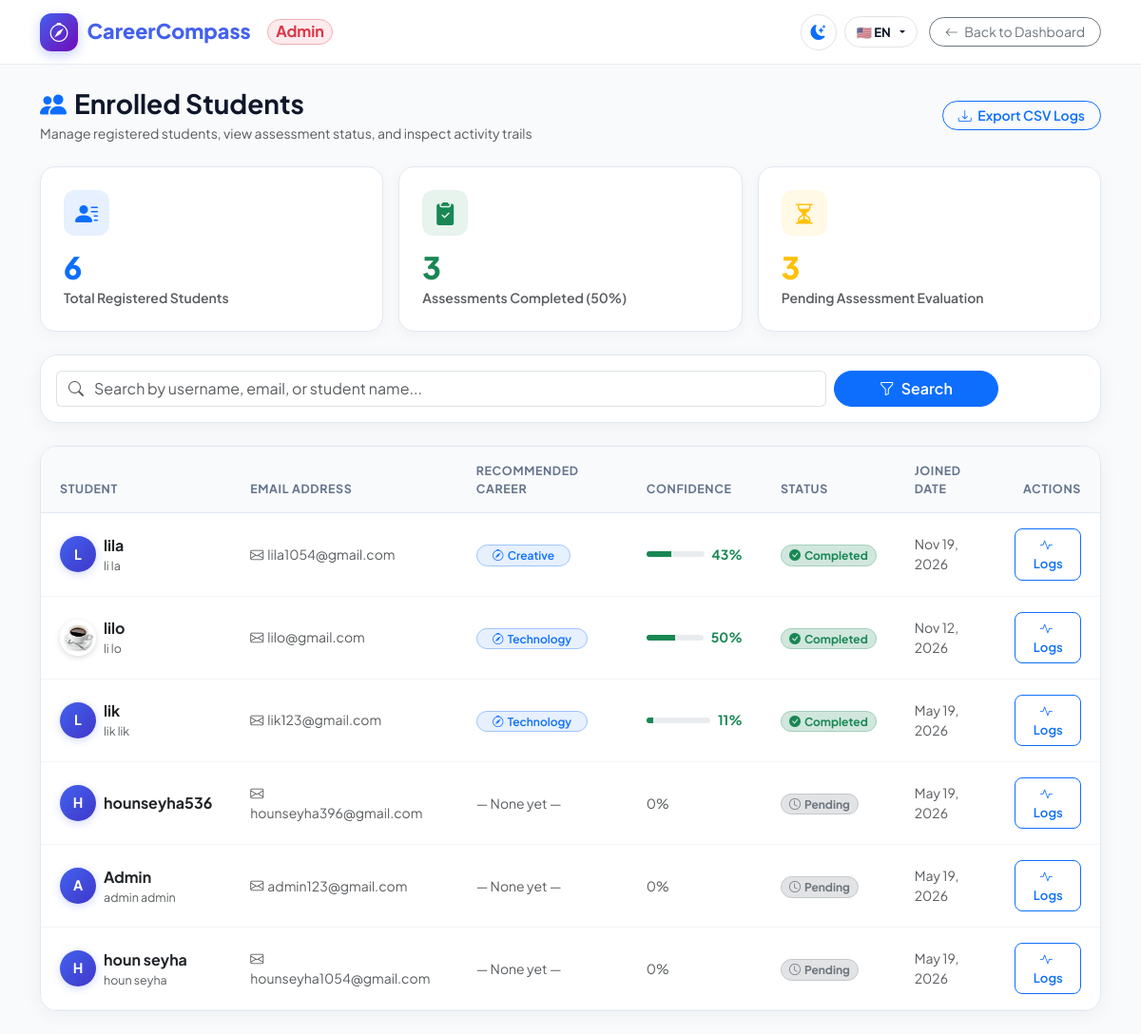
/admin/employees (signed in), run on an earlier commit of the app's database.
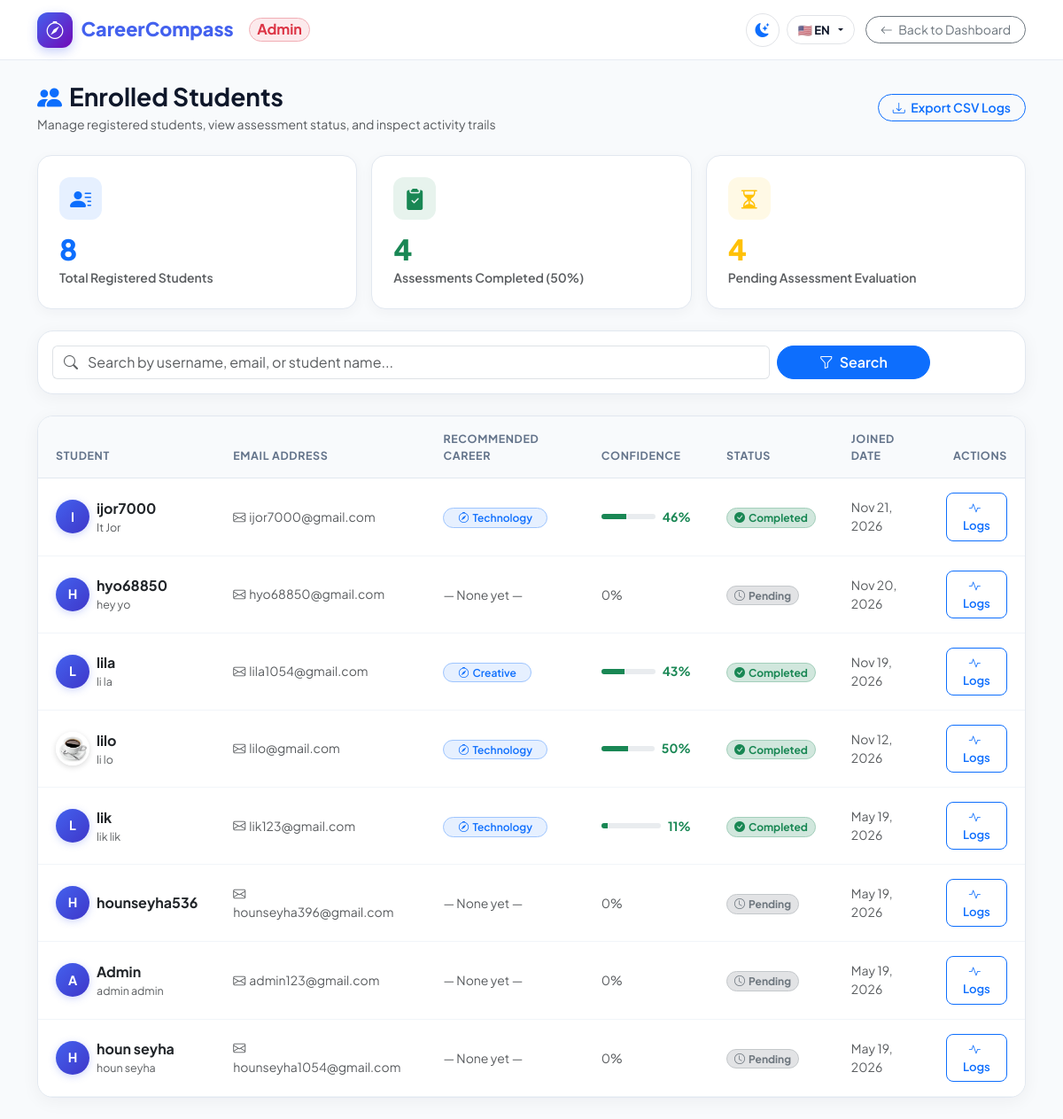
And on a later commit of the database.
### App/model/user.py (models this page shows, shortened)
class User(db.Model):
    __tablename__ = 'users'
    id = db.Column(db.Integer, primary_key=True)
    username = db.Column(db.String(80), unique=True, nullable=False)
    email = db.Column(db.String(120), unique=True, nullable=False)
    password_hash = db.Column(db.String(255))
    is_admin = db.Column(db.Boolean, default=False)
    profile_image = db.Column(db.String(255), nullable=True)
    first_name = db.Column(db.String(80), nullable=True)
    last_name = db.Column(db.String(80), nullable=True)
    phone = db.Column(db.String(20), nullable=True)
    recommended_career = db.Column(db.String(120), nullable=True)
    secondary_career = db.Column(db.String(120), nullable=True)
    confidence_score = db.Column(db.Integer, default=0)
    assessment_completed = db.Column(db.Boolean, default=False)
    last_assessment = db.Column(db.DateTime, nullable=True)
    created_at = db.Column(db.DateTime, default=datetime.utcnow)

### App/routes/auth.py (the view)
@auth_bp.route('/admin/employees')
@admin_required
def all_employees_page():
    search = request.args.get('search', '').strip()
    users_q = User.query.filter_by(is_admin=False)
    if search:
        users_q = users_q.filter(User.username.ilike(f"%{search}%"))
    users = users_q.order_by(User.created_at.desc()).all()
    return render_template('all_employees.html', users=users, search_query=search)

### App/routes/auth.py (called while the page is built)
def admin_required(f):
    @wraps(f)
    def decorated_function(*args, **kwargs):
        if 'user_id' not in session:
            return redirect(url_for('auth.login'))
        user = User.query.get(session['user_id'])
        if not user:
            session.clear()
            flash('User session invalid. Please log in again.')
            return redirect(url_for('auth.login'))
        if not user.is_admin:
            flash('Access denied: Administrator privileges required.')
            return redirect(url_for('auth.account'))
        return f(*args, **kwargs)
    return decorated_function

### App/templates/all_employees.html (shortened to what this page needs)
<!DOCTYPE html>
<html lang="en">
<head>
    <link href="https://cdn.jsdelivr.net/npm/bootstrap@5.3.0/dist/css/bootstrap.min.css" rel="stylesheet">
    <link rel="stylesheet" href="https://cdn.jsdelivr.net/npm/bootstrap-icons@1.11.0/font/bootstrap-icons.css">
    <link rel="stylesheet" href="{{ url_for('static', filename='css/theme.css') }}">
</head>
<body>
    <nav class="portal-navbar">
        <div class="container d-flex justify-content-between align-items-center">
            <a href="{{ url_for('auth.admin_dashboard') }}" class="brand-logo">
                <div class="brand-icon-box">
                    <i class="bi bi-compass"></i>
                </div>
                <span data-i18n="brand_name">CareerCompass</span>
                <span class="badge bg-danger bg-opacity-10 text-danger border border-danger-subtle rounded-pill fs-7 ms-2 py-1 px-2">Admin</span>
            </a>
            <div class="d-flex align-items-center gap-2">
                <button type="button" class="theme-toggle-btn" onclick="toggleTheme()" title="Toggle Dark/Light Mode">
                </button>
                <div class="dropdown me-1">
                    <button class="lang-selector-btn dropdown-toggle" data-bs-toggle="dropdown" aria-expanded="false" title="Change Language">
                        <span class="lang-btn-text">🇺🇸 EN</span>
                    </button>
                </div>
                <a href="{{ url_for('auth.admin_dashboard') }}" class="btn btn-outline-secondary btn-sm rounded-pill px-3">
                    <i class="bi bi-arrow-left me-1"></i> <span data-i18n="btn_back_dashboard">Back to Dashboard</span>
                </a>
            </div>
        </div>
    </nav>
    <main class="container py-4">
        <div class="d-flex justify-content-between align-items-center flex-wrap gap-2 mb-4">
            <div>
                <h1 class="fw-bold fs-3 mb-1 d-flex align-items-center gap-2">
                    <i class="bi bi-people-fill text-primary"></i>
                    <span data-i18n="nav_enrolled_students">Enrolled Students</span>
                </h1>
                <p class="text-muted small mb-0">Manage registered students, view assessment status, and inspect activity trails</p>
            </div>
            <div class="d-flex align-items-center gap-2">
                <a href="{{ url_for('auth.admin_export_activities') }}" class="btn btn-outline-primary btn-sm rounded-pill px-3 fw-semibold">
                    <i class="bi bi-download me-1"></i> <span data-i18n="nav_export_csv">Export CSV</span>
                </a>
            </div>
        </div>
        <div class="row g-3 mb-4">
            <div class="col-sm-6 col-lg-4">
                <div class="kpi-card">
                    <div class="kpi-icon bg-primary bg-opacity-10 text-primary">
                        <i class="bi bi-person-lines-fill"></i>
                    </div>
                    <div class="kpi-value text-primary">{{ users|length }}</div>
                    <div class="text-muted small fw-semibold mt-1">Total Registered Students</div>
                </div>
            </div>
            <div class="col-sm-6 col-lg-4">
                {% set completed_count = users | selectattr('assessment_completed') | list | length %}
                <div class="kpi-card">
                    <div class="kpi-icon bg-success bg-opacity-10 text-success">
                        <i class="bi bi-clipboard2-check-fill"></i>
                    </div>
                    <div class="kpi-value text-success">{{ completed_count }}</div>
                    <div class="text-muted small fw-semibold mt-1">Assessments Completed ({% if users|length > 0 %}{{ (completed_count / users|length * 100)|int }}%{% else %}0%{% endif %})</div>
                </div>
            </div>
            <div class="col-sm-6 col-lg-4">
                {% set pending_count = users|length - completed_count %}
                <div class="kpi-card">
                    <div class="kpi-icon bg-warning bg-opacity-10 text-warning">
                        <i class="bi bi-hourglass-split"></i>
                    </div>
                    <div class="kpi-value text-warning">{{ pending_count }}</div>
                    <div class="text-muted small fw-semibold mt-1">Pending Assessment Evaluation</div>
                </div>
            </div>
        </div>
        <div class="data-card p-3 mb-4">
            <form method="get" action="{{ url_for('auth.all_employees_page') }}" class="row g-2 align-items-center">
                <div class="col-md-9">
                    <div class="input-group">
                        <span class="input-group-text bg-transparent border-end-0 text-muted"><i class="bi bi-search"></i></span>
                        <input type="text" name="search" class="form-control border-start-0 ps-0" placeholder="Search by username, email, or student name..." value="{{ search_query or '' }}">
                    </div>
                </div>
                <div class="col-md-2">
                    <button type="submit" class="btn btn-primary w-100 rounded-pill fw-semibold">
                        <i class="bi bi-funnel me-1"></i> Search
                    </button>
                </div>
            </form>
        </div>
        <div class="data-card">
            <div class="table-responsive">
                <table class="table table-custom mb-0">
                    <thead>
                        <tr>
                            <th>Student</th>
                            <th>Email Address</th>
                            <th>Recommended Career</th>
                            <th>Confidence</th>
                            <th>Status</th>
                            <th>Joined Date</th>
                            <th class="text-end">Actions</th>
                        </tr>
                    </thead>
                    <tbody>
                        {% for u in users %}
                        <tr>
                            <td>
                                <div class="d-flex align-items-center gap-2">
                                    {% if u.profile_image %}
                                    <img src="{{ url_for('static', filename='uploads/' + u.profile_image) }}" class="avatar-img" alt="Avatar">
                                    {% else %}
                                    <div class="avatar-circle">
                                        {{ u.username[0]|upper }}
                                    </div>
                                    {% endif %}
                                    <div>
                                        <div class="fw-bold text-dark">{{ u.username }}</div>
                                        <div class="text-muted small" style="font-size: 0.78rem;">
                                            {{ (u.first_name or '') + ' ' + (u.last_name or '') | trim or 'Student ID: #' ~ u.id }}
                                        </div>
                                    </div>
                                </div>
                            </td>
                            <td class="text-muted small">
                                <i class="bi bi-envelope me-1"></i>{{ u.email }}
                            </td>
                            <td>
                                {% if u.recommended_career %}
                                <span class="badge bg-primary bg-opacity-10 text-primary border border-primary-subtle rounded-pill px-3 py-1 fw-semibold">
                                    <i class="bi bi-compass me-1"></i>{{ u.recommended_career }}
                                </span>
                                {% else %}
                                <span class="text-muted small italic">— None yet —</span>
                                {% endif %}
                            </td>
                            <td>
                                {% if u.confidence_score %}
                                <div class="d-flex align-items-center gap-2">
                                    <div class="progress flex-grow-1" style="height: 6px; width: 60px;">
                                        <div class="progress-bar bg-success" style="width: {{ u.confidence_score }}%"></div>
                                    </div>
                                    <span class="small fw-bold text-success">{{ u.confidence_score }}%</span>
                                </div>
                                {% else %}
                                <span class="text-muted small">0%</span>
                                {% endif %}
                            </td>
                            <td>
                                {% if u.assessment_completed %}
                                <span class="badge bg-success-subtle text-success border border-success-subtle rounded-pill px-2 py-1 small">
                                    <i class="bi bi-check-circle-fill me-1"></i>Completed
                                </span>
                                {% else %}
                                <span class="badge bg-secondary-subtle text-secondary border border-secondary-subtle rounded-pill px-2 py-1 small">
                                    <i class="bi bi-clock me-1"></i>Pending
                                </span>
                                {% endif %}
                            </td>
                            <td class="text-muted small">
                                {{ u.created_at.strftime('%b %d, %Y') if u.created_at else '—' }}
                            </td>
                            <td class="text-end">
                                <a href="{{ url_for('auth.admin_user_activities_page', user_id=u.id) }}" class="btn btn-outline-primary btn-action-view" title="Inspect Activities">
                                    <i class="bi bi-activity me-1"></i> Logs
                                </a>
                            </td>
                        </tr>
                        {% endfor %}
                    </tbody>
                </table>
            </div>
        </div>
    </main>
</body>
</html>

### App/static/css/theme.css (style rules this page uses)
:root { --theme-transition: background-color 0.3s ease, color 0.3s ease, border-color 0.3s ease, box-shadow 0.3s ease; }
.theme-toggle-btn { width: 38px; height: 38px; border-radius: 50%; display: flex; align-items: center; justify-content: center; border: 1px solid rgba(156, 163, 175, 0.3); background: transparent; cursor: pointer; transition: var(--theme-transition); color: inherit; }
.lang-selector-btn { padding: 0.35rem 0.75rem; border-radius: 20px; border: 1px solid rgba(156, 163, 175, 0.3); background: transparent; cursor: pointer; font-size: 0.82rem; font-weight: 700; display: flex; align-items: center; gap: 0.35rem; transition: var(--theme-transition); color: inherit; }

### App/templates/all_employees.html (style rules this page uses)
:root { --primary: #4361ee; --primary-light: #eef2ff; --success: #10b981; --warning: #f59e0b; --danger: #ef4444; --dark: #0f172a; --gray-100: #f1f5f9; --gray-200: #e2e8f0; --gray-500: #64748b; --gray-700: #334155; --transition: all 0.25s cubic-bezier(0.4, 0, 0.2, 1); }
body { font-family: 'Plus Jakarta Sans', 'Inter', sans-serif; background-color: #f8fafc; color: var(--dark); min-height: 100vh; transition: var(--theme-transition); }
.portal-navbar { background: rgba(255, 255, 255, 0.95); backdrop-filter: blur(12px); border-bottom: 1px solid rgba(226, 232, 240, 0.8); position: sticky; top: 0; z-index: 1020; padding: 0.85rem 0; }
.brand-logo { font-weight: 800; font-size: 1.35rem; color: var(--primary); text-decoration: none; display: flex; align-items: center; gap: 0.6rem; }
.brand-icon-box { width: 40px; height: 40px; background: linear-gradient(135deg, #4361ee 0%, #7209b7 100%); color: white; border-radius: 12px; display: flex; align-items: center; justify-content: center; font-size: 1.25rem; box-shadow: 0 4px 12px rgba(67, 97, 238, 0.3); }
.kpi-card { background: white; border: 1px solid #e2e8f0; border-radius: 16px; padding: 1.5rem; box-shadow: 0 4px 15px rgba(15, 23, 42, 0.04); transition: var(--transition); }
.kpi-icon { width: 48px; height: 48px; border-radius: 12px; display: flex; align-items: center; justify-content: center; font-size: 1.5rem; margin-bottom: 1rem; }
.kpi-value { font-size: 2rem; font-weight: 800; line-height: 1.1; letter-spacing: -0.02em; }
.data-card { background: white; border: 1px solid #e2e8f0; border-radius: 18px; overflow: hidden; box-shadow: 0 4px 20px rgba(15, 23, 42, 0.05); }
.avatar-circle { width: 38px; height: 38px; border-radius: 50%; background: linear-gradient(135deg, #4361ee 0%, #3f37c9 100%); color: white; display: flex; align-items: center; justify-content: center; font-weight: 700; font-size: 0.9rem; box-shadow: 0 2px 8px rgba(67, 97, 238, 0.25); }
.avatar-img { width: 38px; height: 38px; border-radius: 50%; object-fit: cover; border: 2px solid white; box-shadow: 0 2px 6px rgba(0,0,0,0.15); }
.table-custom th { font-size: 0.78rem; text-transform: uppercase; letter-spacing: 0.05em; color: var(--gray-500); font-weight: 700; padding: 1rem 1.25rem; background: #f8fafc; border-bottom: 1px solid #e2e8f0; }
.table-custom td { padding: 1rem 1.25rem; vertical-align: middle; border-bottom: 1px solid #f1f5f9; }
.btn-action-view { padding: 0.4rem 0.85rem; border-radius: 8px; font-size: 0.82rem; font-weight: 600; transition: var(--transition); }

What changed in the data, as far as the page shows it:
added User: username "I", username "ijor7000", first_name+last_name "It Jor", email "ijor7000@gmail.com", recommended_career "Technology", confidence_score "46", assessment_completed True (drawn), created_at "Nov 21, 2026"
added User: username "H", username "hyo68850", first_name+last_name "hey yo", email "hyo68850@gmail.com", shows "— None yet —", confidence_score "0%", assessment_completed False (drawn), created_at "Nov 20, 2026"
Also different on the page:
{{ users|length }}: "6" → "8"
{{ completed_count }}: "3" → "4"
{{ pending_count }}: "3" → "4"
